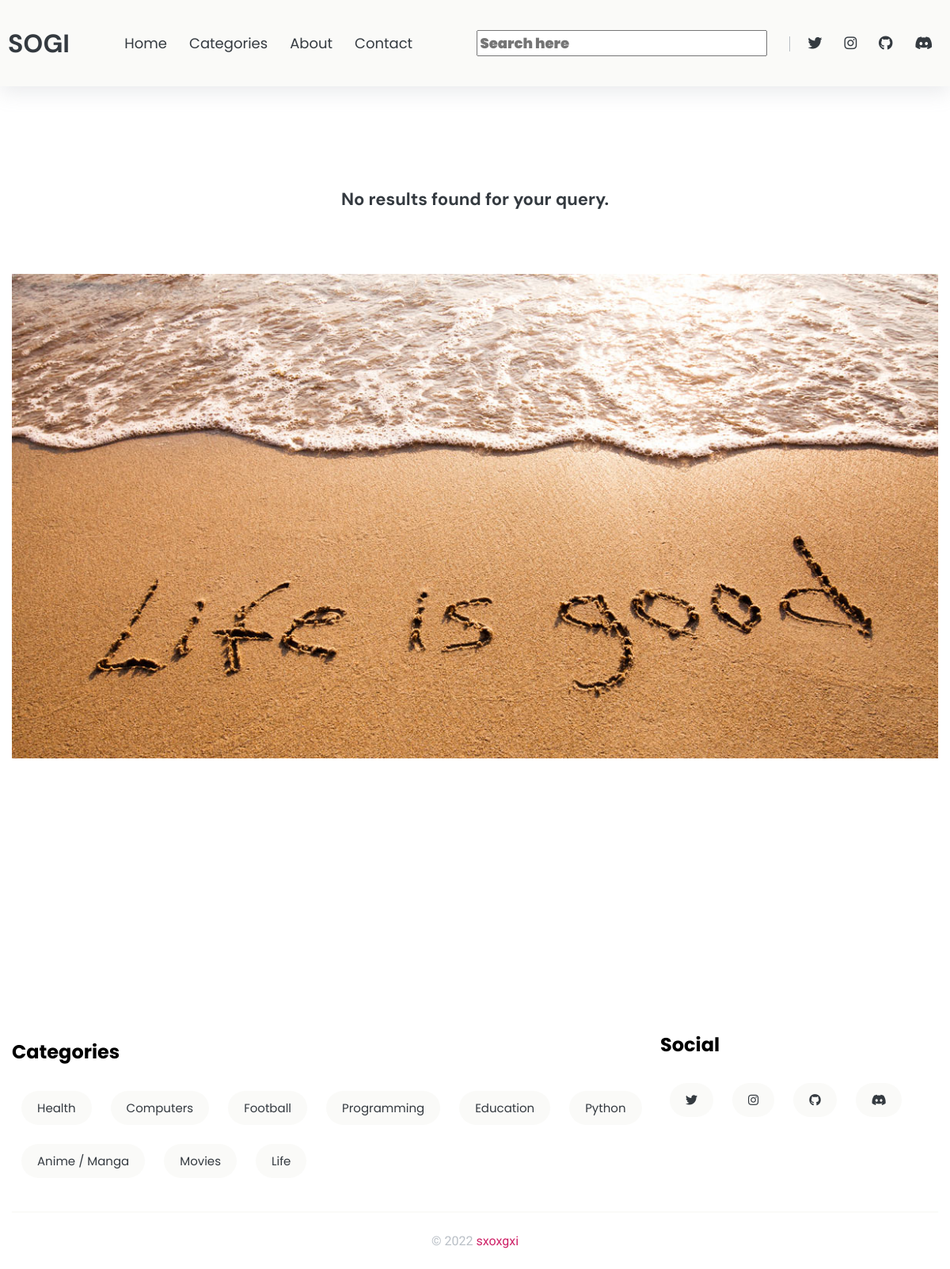
The page /?q=Computers on the database its author committed.
### blog/models.py (models this page shows, shortened)
class Post(models.Model):
    author = models.ForeignKey(User, on_delete=models.CASCADE)
    title = models.CharField(max_length=254, null=True)
    topic = models.ForeignKey(Topic, on_delete=models.SET_NULL, null=True)
    thumbnail = models.ImageField(null=True, blank=True)
    content = RichTextField(blank=True, null=True)
    updated = models.DateTimeField(auto_now=True)
    created = models.DateTimeField(auto_now_add=True)
    class Meta:
        ordering = ['-created', '-updated']

class Topic(models.Model):
    name = models.CharField(max_length=255)
    def __str__(self) -> str:
        return self.name

### blog/views.py (the view)
# urls.py: path('', views.blog, name='blog'),
def blog(request):
    q = request.GET.get('q') if request.GET.get('q') != None else ""
    posts = Post.objects.filter(
        Q(topic__name__icontains=q) |
        Q(title__icontains=q) |
        Q(content__icontains=q)
    )
    posts_random = Post.objects.all().order_by('?')
    topics = Topic.objects.all()
    context = {'posts': posts, 'topics': topics, 'posts_random': posts_random}
    return render(request, 'blog/main.html', context)

### blog/templates/blog/main.html (shortened to what this page needs)
{% load static %}
<!DOCTYPE html>
<html lang="en">
<head>
    <link rel="stylesheet" href="https://cdnjs.cloudflare.com/ajax/libs/font-awesome/6.1.1/css/all.min.css"
 />
    <link rel="stylesheet" href="https://cdnjs.cloudflare.com/ajax/libs/Swiper/6.4.5/swiper-bundle.min.css"
 />
    <link rel="stylesheet" type="text/css" href="{% static 'blog/styles.css' %}">
</head>
<body>
    <header id="header" class="shadow bg-light">
        <nav class="container navbar">
            <a href="{% url 'blog'%}" class="nav-brand text-dark">
                SOGI
            </a>
            <div class="collapse">
                <ul class="navbar-nav">
                    <a href="{% url 'blog' %}" class="nav-link">Home</a>
                    <a href="{% url 'cat' %}" class="nav-link">Categories</a>
                    <a href="{% url 'profile' %}" class="nav-link">About</a>
                    <a href="mailto:sxoxgxi@duck.com" class="nav-link">Contact</a>
                </ul>
            </div>
            <div class="collapse">
                <ul class="navbar-nav">
                        <form class="search-box" action="{% url 'blog' %}">
                            <input type="text" name="q" class="fa-solid nav-link" placeholder="Search here">
                        </form>
                    <a href="https://twitter.com/sxoxgxi" class="nav-link"><i class="fab fa-twitter"></i></a>
                    <a href="https://www.instagram.com/soh_gee.nirmal/?theme=dark" class="nav-link"><i class="fab fa-instagram"></i></a>
                    <a href="https://github.com/sxoxgxi" class="nav-link"><i class="fab fa-github"></i></a>
                    <a href="https://discord.gg/5S6cdn8Dnd" class="nav-link"><i class="fab fa-discord"></i></a>
                </ul>
            </div>
        </nav>
    </header>
    {% block content %}
      {% include "blog/index.html" %}
    {% endblock content%}
    {% if page != 'profile' %}
    <footer id="footer">
        <div class="container">
            <div class="row mb-3">
                <div class="col-8">
                    <h2 class="footer-title secondary-title">Categories</h2>
                    <div class="tags">
                        <div class="d-flex flex-wrap">
                            {% for topic in topics %}
                            <a href="{% url 'blog' %}?q={{topic}}" class="nav-link btn bg-light">{{topic}}</a>
                            {% endfor %}
                        </div>
                    </div>
                </div>
                <div class="col-3">
                    <h2 class="footer-title secondary-title mt-2">Social</h2>
                    <div class="tags social">
                        <div class="d-flex flex-wrap">
                            <a href="https://twitter.com/sxoxgxi" class="nav-link btn bg-light"><i class="fab fa-twitter"></i></a>
                            <a href="https://www.instagram.com/soh_gee.nirmal/?theme=dark" class="nav-link btn bg-light"><i class="fab fa-instagram"></i></a>
                            <a href="https://github.com/sxoxgxi" class="nav-link btn bg-light"><i class="fab fa-github"></i></a>
                            <a href="https://discord.gg/5S6cdn8Dnd" class="nav-link btn bg-light"><i class="fab fa-discord"></i></a>
                        </div>
                    </div>
                </div>
            </div>
            <div class="copyrights">
                <p class="text-center text-secondary display-2">
                    © 2022 <a href="#" class="text-primary">sxoxgxi</a>
                </p>
            </div>
        </div>
    </footer>
    {% endif %}
</body>
</html>

### blog/templates/blog/index.html
{% load static %}
    <main id="site-main">
        <section id="posts">
            <div class="container">
                <div class="grid">
                    {% for article in posts %}
                    <div class="grid-item">
                        <article class="article">
                            <div class="card">
                                <div class="overflow-img">
                                    <a href="{% url 'post' article.id %}">
                                        <img src="{{article.thumbnail.url}}" class="img-fluid" alt="">
                                    </a>
                                </div>
                                <div class="card-body text-center px-1">
                                    <a href="{% url 'post' article.id %}" class="text-title display-1 text-dark">
                                        {{article.title}}
                                    </a>
                                    <p class="secondary-title text-secondary display-3">
                                        <span><i class="far fa-clock text-primary"></i> {{article.created|timesince}} ago</span>
                                        <span><i class="far fa-comments text-primary"></i> {{article.comment_set.all.count}}</span>
                                    </p>
                                </div>
                            </div>
                        </article>
                    </div>
                    {% empty %}
                        <div class="card-body text-center px-1">
                            <p class="text-title display-1 text-dark">
                                No results found for your query.
                            </p>
                        </div>
                    {% endfor %}
                </div>
            </div>
        </section>
        <section class="slider">
            <div class="container">
                <div class="swiper-container">
                    <div class="swiper-wrapper">
                        {% for article in posts_random %}
                        <div class="swiper-slide">
                            <a href="{% url 'post' article.id %}">
                                <img src="{{article.thumbnail.url}}" class="img-fluid" alt="">
                            </a>
                        </div>
                        {% endfor %}
                    </div>
                </div>
            </div>
        </section>
    </main>

### blog/static/blog/styles.css (style rules this page uses)
:root { --light: #fafaf8; --secondary: #adb5bddb; --dark: #343a40; --primary-color: #ce2167; --secondary-color: #1db8a8; --border: #e9ecefc1; }
body { font-family: 'Roboto', sans-serif; padding: 0; margin: 0; }
a { text-decoration: none; }
*>* { box-sizing: border-box; }
.text-secondary { color: var(--secondary); }
.text-dark { color: var(--dark); }
.text-primary { color: var(--primary-color); }
.bg-light { background-color: var(--light); }
.container { max-width: 1200px; padding: 0 15px; margin: auto; }
.img-fluid { width: 100%; }
.text-title { font-family: 'DM Sans', sans-serif; font-weight: bold; }
.secondary-title { font-family: 'Poppins', sans-serif; }
.display-1 { font-size: 22px; }
.display-2 { font-size: 16px; }
.text-center { text-align: center; }
.btn { padding: 15px 20px; border: none; }
.d-flex { display: flex; }
.flex-wrap { flex-wrap: wrap; }
.mt-2 { margin-top: 10px; }
.mb-3 { margin-bottom: 30px; }
.px-1 { padding-left: 5px; padding-right: 5px; }
.shadow { box-shadow: rgba(149, 157, 165, 0.2) 0px 8px 24px; }
.navbar { position: relative; display: flex; flex-direction: row; justify-content: space-between; padding: 10px; }
.nav-brand { font-family: 'DM Sans', sans-serif; font-weight: bold; align-self: center; font-size: 32px; }
.collapse { align-self: center; }
.nav-link { font-size: 18px; margin: 12px; color: var(--dark); font-family: 'Poppins', sans-serif; }
.search-box { display: inline; border-right: 1px solid var(--secondary); padding-right: 12px; margin-right: 10px; }
#site-main { margin-top: 8em; }
#posts { margin-bottom: 5em; }
.grid { margin: 0 auto; }
#footer { padding-top: 4em; }
#footer .tags a { border-radius: 40px; padding: 10px 20px; font-size: 15px; }
#footer .copyrights { padding: 10px 0; border-top: 2px solid var(--light); }
.row { display: flex; }
.col-3 { flex: 0 0 33.3333%; max-width: 33.3333%; padding-right: 35px; }
.col-8 { flex: 0 0 70%; max-width: 70%; }

### rows shown on the page
Post: thumbnail (picture)
Topic: name "Health"
Topic: name "Computers"
Topic: name "Football"
Topic: name "Programming"
Topic: name "Education"
Topic: name "Python"
Topic: name "Anime / Manga"
Topic: name "Movies"
Topic: name "Life"
